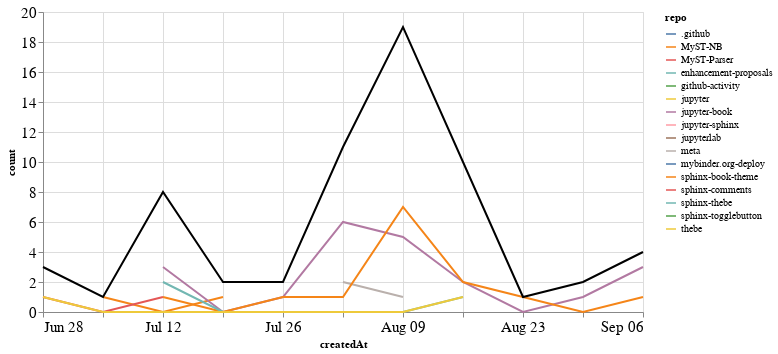

Notebook code for this chart:
### Markdown cell above
## PRs

### Code cell
prs_time = prs.groupby('repo').resample('W', on='createdAt').count()['author'].reset_index()
prs_time = prs_time.rename(columns={'author': 'count'})
prs_time_total = prs_time.groupby('createdAt').agg({"count": "sum"}).reset_index()

ch1 = alt.Chart(prs_time, width=600).mark_line().encode(
    x='createdAt',
    y='count',
    color='repo',
    tooltip="repo"
)

ch2 = alt.Chart(prs_time_total, width=600).mark_line(color="black").encode(
    x='createdAt',
    y='count',
)

ch1 + ch2

### Figure 1 — Vega-Lite specification as saved in the notebook (floating-point values rounded to 4 significant figures)
{"config": {"axisLeft": {"labelFontSize": 15}, "axisBottom": {"labelFontSize": 15}}, "layer": [{"data": {"name": "data-2346a5fcc1b4ffd65d8d4258eef32acc"}, "mark": "line", "encoding": {"color": {"type": "nominal", "field": "repo"}, "tooltip": {"type": "nominal", "field": "repo"}, "x": {"type": "temporal", "field": "createdAt"}, "y": {"type": "quantitative", "field": "count"}}, "width": 600}, {"data": {"name": "data-ff9520a99c231a630eabf2edf51d7823"}, "mark": {"type": "line", "color": "black"}, "encoding": {"x": {"type": "temporal", "field": "createdAt"}, "y": {"type": "quantitative", "field": "count"}}, "width": 600}], "$schema": "https://vega.github.io/schema/vega-lite/v4.8.1.json", "datasets": {"data-2346a5fcc1b4ffd65d8d4258eef32acc": [{"repo": ".github", "createdAt": "2020-08-02T00:00:00", "count": 2}, {"repo": "MyST-NB", "createdAt": "2020-07-05T00:00:00", "count": 1}, {"repo": "MyST-NB", "createdAt": "2020-07-12T00:00:00", "count": 0}, {"repo": "MyST-NB", "createdAt": "2020-07-19T00:00:00", "count": 1}, {"repo": "MyST-Parser", "createdAt": "2020-06-28T00:00:00", "count": 1}, {"repo": "MyST-Parser", "createdAt": "2020-07-05T00:00:00", "count": 0}, {"repo": "MyST-Parser", "createdAt": "2020-07-12T00:00:00", "count": 1}, {"repo": "enhancement-proposals", "createdAt": "2020-08-30T00:00:00", "count": 1}, {"repo": "github-activity", "createdAt": "2020-08-09T00:00:00", "count": 2}, {"repo": "jupyter", "createdAt": "2020-07-12T00:00:00", "count": 1}, {"repo": "jupyter-book", "createdAt": "2020-07-12T00:00:00", "count": 3}, {"repo": "jupyter-book", "createdAt": "2020-07-19T00:00:00", "count": 0}, {"repo": "jupyter-book", "createdAt": "2020-07-26T00:00:00", "count": 1}, {"repo": "jupyter-book", "createdAt": "2020-08-02T00:00:00", "count": 6}, {"repo": "jupyter-book", "createdAt": "2020-08-09T00:00:00", "count": 5}, {"repo": "jupyter-book", "createdAt": "2020-08-16T00:00:00", "count": 2}, {"repo": "jupyter-book", "createdAt": "2020-08-23T00:00:00", "count": 0}, {"repo": "jupyter-book", "createdAt": "2020-08-30T00:00:00", "count": 1}, {"repo": "jupyter-book", "createdAt": "2020-09-06T00:00:00", "count": 3}, {"repo": "jupyter-sphinx", "createdAt": "2020-06-28T00:00:00", "count": 1}, {"repo": "jupyterlab", "createdAt": "2020-08-09T00:00:00", "count": 1}, {"repo": "meta", "createdAt": "2020-08-02T00:00:00", "count": 2}, {"repo": "meta", "createdAt": "2020-08-09T00:00:00", "count": 1}, {"repo": "mybinder.org-deploy", "createdAt": "2020-07-19T00:00:00", "count": 1}, {"repo": "sphinx-book-theme", "createdAt": "2020-07-12T00:00:00", "count": 1}, {"repo": "sphinx-book-theme", "createdAt": "2020-07-19T00:00:00", "count": 0}, {"repo": "sphinx-book-theme", "createdAt": "2020-07-26T00:00:00", "count": 1}, {"repo": "sphinx-book-theme", "createdAt": "2020-08-02T00:00:00", "count": 1}, {"repo": "sphinx-book-theme", "createdAt": "2020-08-09T00:00:00", "count": 7}, {"repo": "sphinx-book-theme", "createdAt": "2020-08-16T00:00:00", "count": 2}, {"repo": "sphinx-book-theme", "createdAt": "2020-08-23T00:00:00", "count": 1}, {"repo": "sphinx-book-theme", "createdAt": "2020-08-30T00:00:00", "count": 0}, {"repo": "sphinx-book-theme", "createdAt": "2020-09-06T00:00:00", "count": 1}, {"repo": "sphinx-comments", "createdAt": "2020-08-16T00:00:00", "count": 4}, {"repo": "sphinx-thebe", "createdAt": "2020-07-12T00:00:00", "count": 2}, {"repo": "sphinx-thebe", "createdAt": "2020-07-19T00:00:00", "count": 0}, {"repo": "sphinx-thebe", "createdAt": "2020-07-26T00:00:00", "count": 0}, {"repo": "sphinx-thebe", "createdAt": "2020-08-02T00:00:00", "count": 0}, {"repo": "sphinx-thebe", "createdAt": "2020-08-09T00:00:00", "count": 0}, {"repo": "sphinx-thebe", "createdAt": "2020-08-16T00:00:00", "count": 1}, {"repo": "sphinx-togglebutton", "createdAt": "2020-08-09T00:00:00", "count": 3}, {"repo": "thebe", "createdAt": "2020-06-28T00:00:00", "count": 1}, {"repo": "thebe", "createdAt": "2020-07-05T00:00:00", "count": 0}, {"repo": "thebe", "createdAt": "2020-07-12T00:00:00", "count": 0}, {"repo": "thebe", "createdAt": "2020-07-19T00:00:00", "count": 0}, {"repo": "thebe", "createdAt": "2020-07-26T00:00:00", "count": 0}, {"repo": "thebe", "createdAt": "2020-08-02T00:00:00", "count": 0}, {"repo": "thebe", "createdAt": "2020-08-09T00:00:00", "count": 0}, {"repo": "thebe", "createdAt": "2020-08-16T00:00:00", "count": 1}], "data-ff9520a99c231a630eabf2edf51d7823": [{"createdAt": "2020-06-28T00:00:00", "count": 3}, {"createdAt": "2020-07-05T00:00:00", "count": 1}, {"createdAt": "2020-07-12T00:00:00", "count": 8}, {"createdAt": "2020-07-19T00:00:00", "count": 2}, {"createdAt": "2020-07-26T00:00:00", "count": 2}, {"createdAt": "2020-08-02T00:00:00", "count": 11}, {"createdAt": "2020-08-09T00:00:00", "count": 19}, {"createdAt": "2020-08-16T00:00:00", "count": 10}, {"createdAt": "2020-08-23T00:00:00", "count": 1}, {"createdAt": "2020-08-30T00:00:00", "count": 2}, {"createdAt": "2020-09-06T00:00:00", "count": 4}]}}
